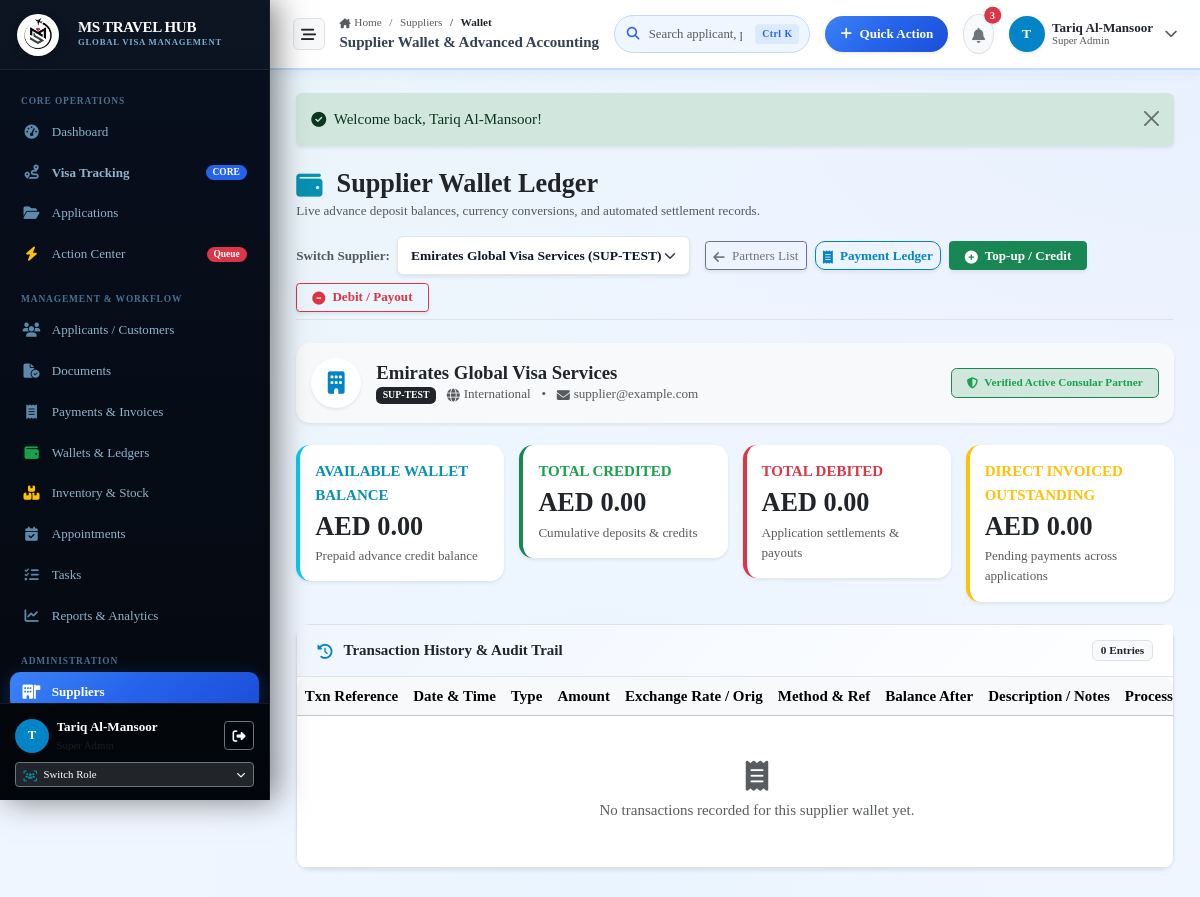
/suppliers/wallet?id=4 (signed in), run on the app's committed database.
### tables this page shows
CREATE TABLE suppliers (
    id INTEGER PRIMARY KEY AUTOINCREMENT,
    supplier_code TEXT NOT NULL UNIQUE,
    company_name TEXT NOT NULL,
    contact_person TEXT,
    mobile TEXT,
    whatsapp TEXT,
    email TEXT,
    country TEXT,
    address TEXT,
    payment_terms TEXT,
    bank_details TEXT,
    notes TEXT,
    is_active INTEGER DEFAULT 1,
    created_at DATETIME DEFAULT CURRENT_TIMESTAMP,
    updated_at DATETIME DEFAULT CURRENT_TIMESTAMP
, password_hash TEXT NULL, last_login_at DATETIME NULL, portal_enabled INTEGER DEFAULT 0);

### app/Controllers/SupplierController.php (called while the page is built, shortened)
<?php
class SupplierController
{
    public function wallet(): void
    {
        $pdo = Database::getConnection();
        $supplierId = (int)($_GET['id'] ?? $_GET['supplier_id'] ?? 0);
        $suppliers = $pdo->query("SELECT id, company_name, supplier_code, country, email, mobile FROM suppliers WHERE is_active = 1 ORDER BY company_name ASC")->fetchAll(PDO::FETCH_ASSOC);
        $currentSupplier = null;
        if ($supplierId > 0) {
            $stmt = $pdo->prepare("SELECT * FROM suppliers WHERE id = ?");
            $stmt->execute([$supplierId]);
            $currentSupplier = $stmt->fetch(PDO::FETCH_ASSOC);
        }
        $wallet = $supplierId > 0 ? WalletService::getOrCreateSupplierWallet($supplierId, 'AED') : [
            'id' => 0, 'supplier_id' => 0, 'currency' => 'AED', 'current_balance' => 0.00, 'total_credited' => 0.00, 'total_debited' => 0.00
        ];
        $transactions = $supplierId > 0 ? WalletService::getSupplierTransactions($supplierId, 100) : [];
        $outstanding = 0.0;
        if ($supplierId > 0) {
            $payStmt = $pdo->prepare("SELECT
                COALESCE(SUM(payable_amount), 0) as total_payables,
                COALESCE(SUM(paid_amount), 0) as total_paid
                FROM supplier_payments WHERE supplier_id = ?");
            $payStmt->execute([$supplierId]);
            $fin = $payStmt->fetch(PDO::FETCH_ASSOC);
            $totalPayables = (float)($fin['total_payables'] ?? 0);
            $totalPaid = (float)($fin['total_paid'] ?? 0);
            $outstanding = max(0.00, $totalPayables - $totalPaid);
        }
        require_once dirname(__DIR__) . '/Views/suppliers/wallet.php';
    }
}

### app/autoload.php (called while the page is built, shortened)
<?php
function e(?string $string): string {
    return htmlspecialchars((string)($string ?? ''), ENT_QUOTES, 'UTF-8');
}
function get_flash(): ?array {
    if (isset($_SESSION['flash'])) {
        $flash = $_SESSION['flash'];
        return $flash;
    }
    return null;
}

### app/Services/WalletService.php (called while the page is built, shortened)
<?php
class WalletService
{
    public static function getOrCreateSupplierWallet(int $supplierId, string $currency = 'USD'): array
    {
        $pdo = Database::getConnection();
        $stmt = $pdo->prepare("SELECT * FROM supplier_wallets WHERE supplier_id = ? LIMIT 1");
        $stmt->execute([$supplierId]);
        $wallet = $stmt->fetch(PDO::FETCH_ASSOC);
        if (!$wallet) {
            $pdo->prepare("INSERT INTO supplier_wallets (supplier_id, currency, current_balance, total_credited, total_debited) VALUES (?, ?, 0.00, 0.00, 0.00)")
                ->execute([$supplierId, $currency]);
            $stmt->execute([$supplierId]);
            $wallet = $stmt->fetch(PDO::FETCH_ASSOC);
        }
        return $wallet ?: [
            'id' => 0,
            'supplier_id' => $supplierId,
            'currency' => $currency,
            'current_balance' => 0.00,
            'total_credited' => 0.00,
            'total_debited' => 0.00
        ];
    }
    public static function getSupplierTransactions(int $supplierId, int $limit = 50): array
    {
        $pdo = Database::getConnection();
        $stmt = $pdo->prepare("SELECT swt.*, u.name as created_by_name
            FROM supplier_wallet_transactions swt
            LEFT JOIN users u ON swt.created_by = u.id
            WHERE swt.supplier_id = ?
            ORDER BY swt.created_at DESC
            LIMIT ?");
        $stmt->bindValue(1, $supplierId, PDO::PARAM_INT);
        $stmt->bindValue(2, $limit, PDO::PARAM_INT);
        $stmt->execute();
        return $stmt->fetchAll(PDO::FETCH_ASSOC);
    }
}

### app/Views/suppliers/wallet.php (the view, shortened to what this page needs)
<?php
$flash = get_flash();
require_once dirname(__DIR__) . '/layouts/header.php';
require_once dirname(__DIR__) . '/layouts/sidebar.php';
require_once dirname(__DIR__) . '/layouts/topbar.php';
?>
<div class="content-body">
  <?php if ($flash): ?>
    <div class="alert alert-<?= e($flash['type']) ?> alert-dismissible fade show mb-4 border-0 shadow-sm" role="alert">
      <div class="d-flex align-items-center gap-2">
        <i class="fa-solid <?= $flash['type'] === 'danger' ? 'fa-circle-exclamation' : ($flash['type'] === 'success' ? 'fa-circle-check' : 'fa-circle-info') ?>"></i>
        <span><?= e($flash['message']) ?></span>
      </div>
      <button type="button" class="btn-close" data-bs-dismiss="alert"></button>
    </div>
  <?php endif; ?>
  <div class="d-flex flex-wrap align-items-center justify-content-between gap-3 mb-4 pb-2 border-bottom">
    <div class="d-flex align-items-center gap-3">
      <div>
        <h3 class="fw-bold brand-font text-dark mb-0">
          <i class="fa-solid fa-wallet text-info me-2"></i> Supplier Wallet Ledger
        </h3>
        <p class="text-muted small mb-0">Live advance deposit balances, currency conversions, and automated settlement records.</p>
      </div>
    </div>
    <div class="d-flex flex-wrap align-items-center gap-2">
      <form method="GET" action="/suppliers/wallet" class="d-inline-flex align-items-center gap-2 me-2">
        <label for="supplierSelect" class="small fw-semibold text-muted text-nowrap">Switch Supplier:</label>
        <select name="id" id="supplierSelect" class="form-select form-select-sm fw-semibold shadow-sm" style="min-width: 220px;" onchange="this.form.submit()">
          <?php foreach ($suppliers as $s): ?>
            <option value="<?= $s['id'] ?>" <?= (int)$s['id'] === (int)$supplierId ? 'selected' : '' ?>>
              <?= e($s['company_name']) ?> (<?= e($s['supplier_code']) ?>)
            </option>
          <?php endforeach; ?>
        </select>
      </form>
      <a href="/suppliers" class="btn btn-outline-secondary btn-sm shadow-sm">
        <i class="fa-solid fa-arrow-left me-1"></i> Partners List
      </a>
      <a href="/suppliers/payments" class="btn btn-outline-primary btn-sm shadow-sm">
        <i class="fa-solid fa-receipt me-1"></i> Payment Ledger
      </a>
      <button type="button" class="btn btn-success btn-sm px-3 shadow-sm fw-semibold" data-bs-toggle="modal" data-bs-target="#topupSupplierModal">
        <i class="fa-solid fa-plus-circle me-1"></i> Top-up / Credit
      </button>
      <button type="button" class="btn btn-outline-danger btn-sm px-3 shadow-sm fw-semibold" data-bs-toggle="modal" data-bs-target="#debitSupplierModal">
        <i class="fa-solid fa-minus-circle me-1"></i> Debit / Payout
      </button>
    </div>
  </div>
  <?php if ($currentSupplier): ?>
    <div class="card card-enterprise border-0 shadow-sm mb-4 bg-light">
      <div class="card-body p-3">
        <div class="row align-items-center">
          <div class="col-md-6">
            <div class="d-flex align-items-center gap-3">
              <div class="rounded-circle bg-white shadow-sm p-3 d-flex align-items-center justify-content-center" style="width: 50px; height: 50px;">
                <i class="fa-solid fa-building text-primary fs-4"></i>
              </div>
              <div>
                <h5 class="fw-bold text-dark mb-0"><?= e($currentSupplier['company_name']) ?></h5>
                <div class="text-muted small">
                  <span class="badge bg-dark me-2"><?= e($currentSupplier['supplier_code']) ?></span>
                  <span><i class="fa-solid fa-globe me-1"></i><?= e($currentSupplier['country'] ?: 'International') ?></span>
                  <span class="mx-2">•</span>
                  <span><i class="fa-solid fa-envelope me-1"></i><?= e($currentSupplier['email'] ?: 'No email') ?></span>
                </div>
              </div>
            </div>
          </div>
          <div class="col-md-6 text-md-end mt-2 mt-md-0">
            <span class="badge bg-success-subtle text-success border border-success px-3 py-2 fs-7 fw-semibold">
              <i class="fa-solid fa-shield-halved me-1"></i> Verified Active Consular Partner
            </span>
          </div>
        </div>
      </div>
    </div>
    <div class="row g-3 mb-4">
      <div class="col-md-3">
        <div class="card card-enterprise border-0 shadow-sm border-start border-info border-4 p-3">
          <div class="text-xs fw-bold text-info text-uppercase mb-1">Available Wallet Balance</div>
          <div class="h3 mb-0 fw-bold text-dark">
            <?= e($wallet['currency'] ?? 'AED') ?> <?= number_format((float)$wallet['current_balance'], 2) ?>
          </div>
          <div class="text-muted small mt-1">Prepaid advance credit balance</div>
        </div>
      </div>
      <div class="col-md-3">
        <div class="card card-enterprise border-0 shadow-sm border-start border-success border-4 p-3">
          <div class="text-xs fw-bold text-success text-uppercase mb-1">Total Credited</div>
          <div class="h3 mb-0 fw-bold text-dark">
            <?= e($wallet['currency'] ?? 'AED') ?> <?= number_format((float)$wallet['total_credited'], 2) ?>
          </div>
          <div class="text-muted small mt-1">Cumulative deposits &amp; credits</div>
        </div>
      </div>
      <div class="col-md-3">
        <div class="card card-enterprise border-0 shadow-sm border-start border-danger border-4 p-3">
          <div class="text-xs fw-bold text-danger text-uppercase mb-1">Total Debited</div>
          <div class="h3 mb-0 fw-bold text-dark">
            <?= e($wallet['currency'] ?? 'AED') ?> <?= number_format((float)$wallet['total_debited'], 2) ?>
          </div>
          <div class="text-muted small mt-1">Application settlements &amp; payouts</div>
        </div>
      </div>
      <div class="col-md-3">
        <div class="card card-enterprise border-0 shadow-sm border-start border-warning border-4 p-3">
          <div class="text-xs fw-bold text-warning text-uppercase mb-1">Direct Invoiced Outstanding</div>
          <div class="h3 mb-0 fw-bold text-dark">
            AED <?= number_format($outstanding, 2) ?>
          </div>
          <div class="text-muted small mt-1">Pending payments across applications</div>
        </div>
      </div>
    </div>
    <div class="card card-enterprise shadow-sm border">
      <div class="card-header bg-white py-3 border-bottom d-flex justify-content-between align-items-center">
        <h6 class="fw-bold text-dark mb-0">
          <i class="fa-solid fa-clock-rotate-left me-2 text-primary"></i> Transaction History &amp; Audit Trail
        </h6>
        <span class="badge bg-light text-dark border"><?= count($transactions) ?> Entries</span>
      </div>
      <div class="table-responsive">
        <table class="table table-hover align-middle mb-0 font-sm">
          <thead class="table-light">
            <tr>
              <th>Txn Reference</th>
              <th>Date &amp; Time</th>
              <th>Type</th>
              <th>Amount</th>
              <th>Exchange Rate / Orig</th>
              <th>Method &amp; Ref</th>
              <th>Balance After</th>
              <th>Description / Notes</th>
              <th>Processed By</th>
            </tr>
          </thead>
          <tbody>
            <?php if (empty($transactions)): ?>
              <tr>
                <td colspan="9" class="text-center py-5 text-muted">
                  <i class="fa-solid fa-receipt fs-2 mb-2 d-block text-muted"></i>
                  No transactions recorded for this supplier wallet yet.
                </td>
              </tr>
            <?php endif; ?>
          </tbody>
        </table>
      </div>
    </div>
  <?php endif; ?>
</div>
<?php require_once dirname(__DIR__) . '/layouts/footer.php'; ?>

### data on the page
suppliers: company_name "Emirates Global Visa Services", supplier_code "SUP-TEST", country "International", email "supplier@example.com"

### other printed values
substr($currentUser['name'] ?? 'U', 0, 1) "T"
$currentUser['name'] "Tariq Al-Mansoor"
$roleName "Super Admin"
$segLabel "Suppliers"
$segLabel "Wallet"
$cleanTitle "Supplier Wallet & Advanced Accounting"
$unreadNotifs "3"
$currentUser['role_name'] "Super Admin"
$flash['message'] "Welcome back, Tariq Al-Mansoor!"
$wallet['currency'] "AED"
$wallet['current_balance'] "0.00"
$wallet['total_credited'] "0.00"
$wallet['total_debited'] "0.00"
$outstanding "0.00"
count($transactions) "0"
